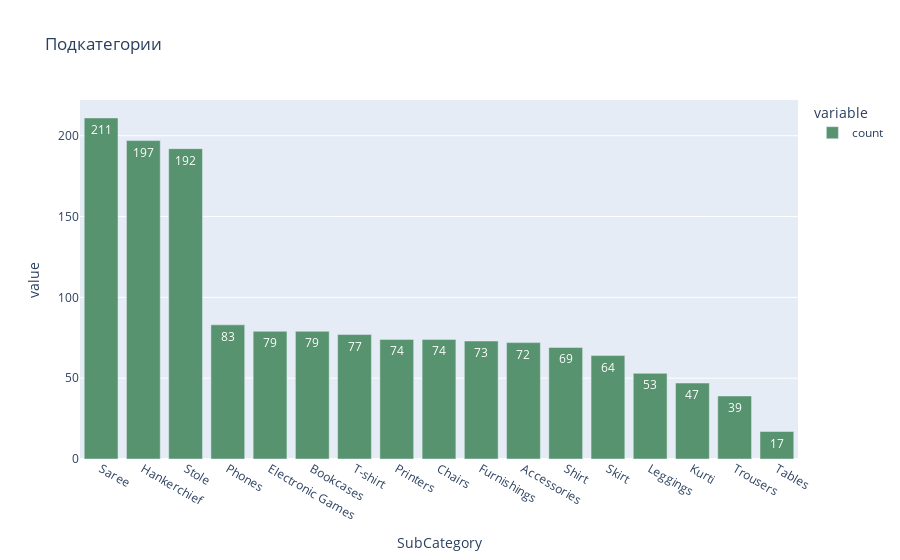

The notebook cell this image was saved under:
### Code cell
iplot(px.bar(merged_df['SubCategory'].value_counts(),
             text_auto = True,
             title = 'Подкатегории',
             color_discrete_sequence=["#57936E"],
).update_xaxes(type=('category')))

### Figure 1 — Plotly figure (JSON) as saved in the notebook; plotly's stock layout.template omitted (floating-point values rounded to 4 significant figures)
{"data": [{"alignmentgroup": "True", "hovertemplate": "variable=count<br>SubCategory=%{x}<br>value=%{y}<extra></extra>", "legendgroup": "count", "marker": {"color": "#57936E", "pattern": {"shape": ""}}, "name": "count", "offsetgroup": "count", "orientation": "v", "showlegend": true, "textposition": "auto", "texttemplate": "%{y}", "type": "bar", "x": ["Saree", "Hankerchief", "Stole", "Phones", "Electronic Games", "Bookcases", "T-shirt", "Printers", "Chairs", "Furnishings", "Accessories", "Shirt", "Skirt", "Leggings", "Kurti", "Trousers", "Tables"], "xaxis": "x", "y": [211, 197, 192, 83, 79, 79, 77, 74, 74, 73, 72, 69, 64, 53, 47, 39, 17], "yaxis": "y"}], "layout": {"barmode": "relative", "legend": {"title": {"text": "variable"}, "tracegroupgap": 0}, "title": {"text": "Подкатегории"}, "xaxis": {"anchor": "y", "domain": [0, 1], "title": {"text": "SubCategory"}, "type": "category"}, "yaxis": {"anchor": "x", "domain": [0, 1], "title": {"text": "value"}}}}
